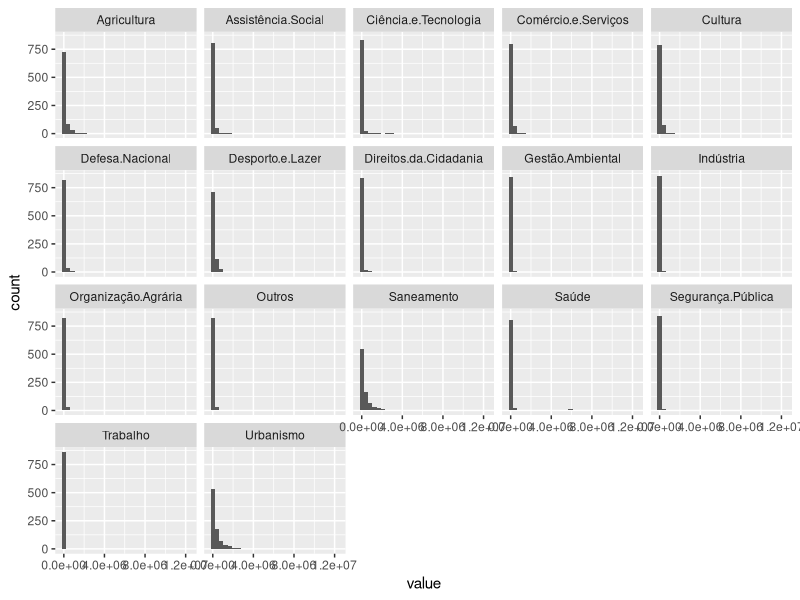
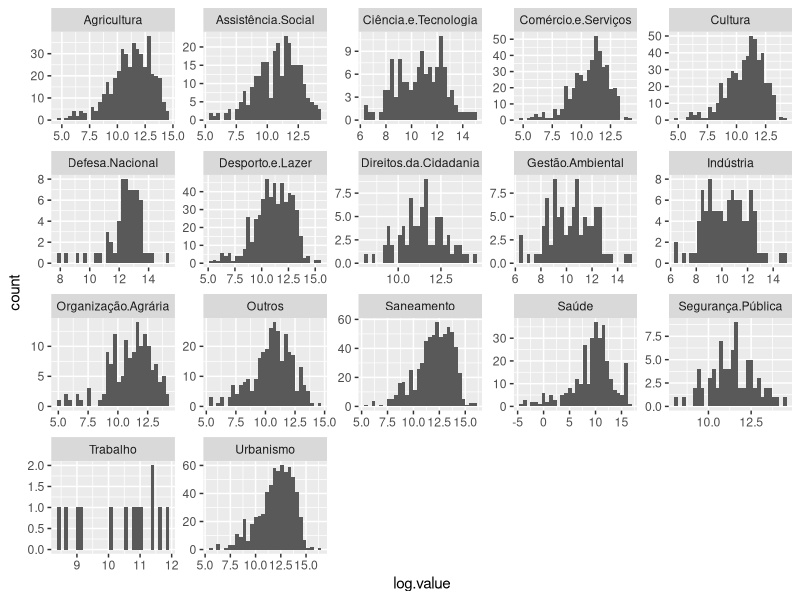

Recreate these plots in R, in order. (Note: this script raises an error after producing the figures.)
## ---- chunk 1
library(dplyr)
library(corrplot)
library(ggplot2)
library(reshape2)
library(Rtsne)
set.seed(123456)
## ---- chunk 2
emendas.areas.parlamentar <- read.csv("emendas_area_parlamentar.csv")
## ---- chunk 3
emendas.areas.parlamentar %>% head()
## ---- chunk 4
melted.emendas.areas.parlamentar <- melt(emendas.areas.parlamentar, id=c("NOME_PARLAMENTAR")) 

ggplot(melted.emendas.areas.parlamentar, aes(value)) +
  geom_histogram() +
  facet_wrap(~variable)
## ---- chunk 5
melted.emendas.areas.parlamentar <- melted.emendas.areas.parlamentar %>%
  mutate(
    log.value = log(value)
  )

ggplot(melted.emendas.areas.parlamentar, aes(log.value)) +
  geom_histogram() +
  facet_wrap(~variable, scales = "free")
## ---- chunk 6
melted.emendas.areas.parlamentar <- melted.emendas.areas.parlamentar %>%
  mutate(
    non.infinite.log.value = ifelse(is.infinite(log.value), 0, log.value)
  )

emendas.area.2 <- dcast(select(melted.emendas.areas.parlamentar, -value, -log.value), NOME_PARLAMENTAR ~ variable)

emendas.area.2 <- emendas.area.2 %>%
  filter(!is.na(NOME_PARLAMENTAR))

row.names(emendas.area.2) <- as.character(emendas.area.2$NOME_PARLAMENTAR)
## ---- chunk 7
principal.components <- prcomp(select(emendas.area.2, -NOME_PARLAMENTAR), scale = TRUE)
#kable(principal.components$rotation)
#biplot(principal.components, scale = 0)

#autoplot(principal.components, label = TRUE, label.size = 3, shape = FALSE)

autoplot(principal.components, label = TRUE, label.size = 3, shape = FALSE, 
         loadings = TRUE, loadings.colour = 'blue',
         loadings.label = TRUE, loadings.label.size = 3)
## ---- chunk 8
plot_pve <- function(prout){
  pr.var <- pr.out$sdev ** 2
  pve <- pr.var / sum(pr.var)
  df = data.frame(x = 1:NROW(pve), y = cumsum(pve))
  ggplot(df, aes(x = x, y = y)) + 
    geom_point(size = 3) + 
    geom_line() + 
    labs(x='Principal Component', y = 'Cumulative Proportion of Variance Explained')
}

plot_pve(principal.components)
## ---- chunk 9
# emendas.area.3 <- emendas.area.2 %>%
#   group_by(NOME_PARLAMENTAR) %>%
#   summarise_all()
tsne.dim = Rtsne(select(emendas.area.2, -NOME_PARLAMENTAR), 
                 verbose = TRUE, 
                 check_duplicates = FALSE)
